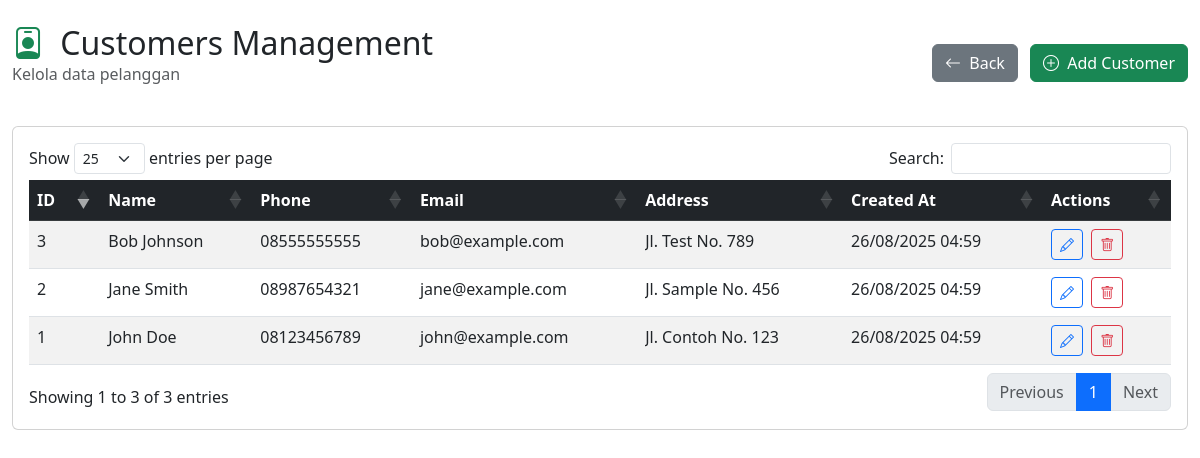
The app's page /customers/list.php with its own data.
### tables this page shows
CREATE TABLE customers (
    id INT AUTO_INCREMENT PRIMARY KEY,
    name VARCHAR(100) NOT NULL,
    email VARCHAR(100),
    phone VARCHAR(20),
    address TEXT,
    is_active BOOLEAN DEFAULT TRUE,
    created_at TIMESTAMP DEFAULT CURRENT_TIMESTAMP,
    updated_at TIMESTAMP DEFAULT CURRENT_TIMESTAMP ON UPDATE CURRENT_TIMESTAMP
);

### functions.php (called while the page is built, shortened)
<?php
function getCustomers() {
    $pdo = getDB();
    $stmt = $pdo->prepare("SELECT * FROM customers ORDER BY name");
    $stmt->execute();
    return $stmt->fetchAll();
}
?>

### customers/list.php (the view, shortened to what this page needs)
<?php
require_once '../functions.php';
$customers = getCustomers();
?>
<!DOCTYPE html>
<html lang="id">
<head>
    <link href="https://cdn.jsdelivr.net/npm/bootstrap@5.3.0/dist/css/bootstrap.min.css" rel="stylesheet">
    <link href="https://cdn.jsdelivr.net/npm/bootstrap-icons@1.10.0/font/bootstrap-icons.css" rel="stylesheet">
    <link href="https://cdn.datatables.net/1.13.7/css/dataTables.bootstrap5.min.css" rel="stylesheet">
</head>
<body>
    <div class="container-fluid py-4">
        <div class="row mb-4">
            <div class="col-12 d-flex justify-content-between align-items-center">
                <div>
                    <h2 class="mb-0">
                        <i class="bi bi-person-badge text-success me-2"></i>
                        Customers Management
                    </h2>
                    <p class="text-muted">Kelola data pelanggan</p>
                </div>
                <div>
                    <a href="../index.php" class="btn btn-secondary me-2">
                        <i class="bi bi-arrow-left me-1"></i> Back
                    </a>
                    <a href="form.php" class="btn btn-success">
                        <i class="bi bi-plus-circle me-1"></i> Add Customer
                    </a>
                </div>
            </div>
        </div>
        <div class="card">
            <div class="card-body">
                <div class="table-responsive">
                    <table id="customersTable" class="table table-striped table-hover">
                        <thead class="table-dark">
                            <tr>
                                <th>ID</th>
                                <th>Name</th>
                                <th>Phone</th>
                                <th>Email</th>
                                <th>Address</th>
                                <th>Created At</th>
                                <th>Actions</th>
                            </tr>
                        </thead>
                        <tbody>
                            <?php foreach ($customers as $customer): ?>
                            <tr>
                                <td><?= $customer['id'] ?></td>
                                <td><?= htmlspecialchars($customer['name']) ?></td>
                                <td><?= htmlspecialchars($customer['phone'] ?? '-') ?></td>
                                <td><?= htmlspecialchars($customer['email'] ?? '-') ?></td>
                                <td>
                                    <?php if ($customer['address']): ?>
                                        <span class="text-truncate d-inline-block" style="max-width: 200px;"
                                              title="<?= htmlspecialchars($customer['address']) ?>">
                                            <?= htmlspecialchars($customer['address']) ?>
                                        </span>
                                    <?php else: ?>
                                        -
                                    <?php endif; ?>
                                </td>
                                <td>
                                    <?php if (!empty($customer['created_at'])): ?>
                                        <?= date('d/m/Y H:i', strtotime($customer['created_at'])) ?>
                                    <?php else: ?>
                                        -
                                    <?php endif; ?>
                                </td>
                                <td>
                                    <a href="form.php?id=<?= $customer['id'] ?>" class="btn btn-sm btn-outline-primary me-1">
                                        <i class="bi bi-pencil"></i>
                                    </a>
                                    <button class="btn btn-sm btn-outline-danger" onclick="deleteCustomer(<?= $customer['id'] ?>, '<?= htmlspecialchars($customer['name']) ?>')">
                                        <i class="bi bi-trash"></i>
                                    </button>
                                </td>
                            </tr>
                            <?php endforeach; ?>
                        </tbody>
                    </table>
                </div>
            </div>
        </div>
    </div>
</body>
</html>

### records on screen
customers: id "3", name "Bob Johnson", phone "08555555555", email "bob@example.com", address "Jl. Test No. 789", created_at "26/08/2025 04:59"
customers: id "2", name "Jane Smith", phone "08987654321", email "jane@example.com", address "Jl. Sample No. 456", created_at "26/08/2025 04:59"
customers: id "1", name "John Doe", phone "08123456789", email "john@example.com", address "Jl. Contoh No. 123", created_at "26/08/2025 04:59"
